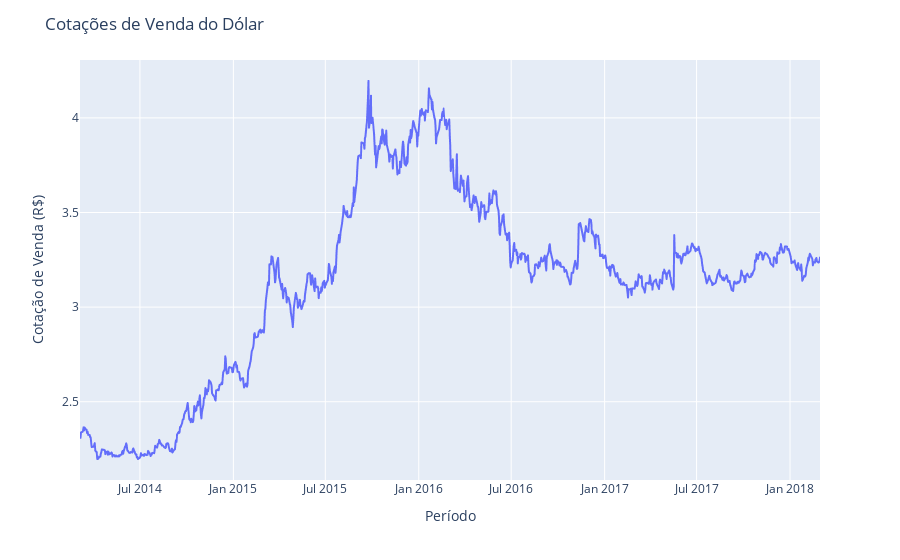

Here is the notebook cell this chart was saved with:
### Code cell
fig = px.line(dados, y="cotacao")
fig.update_layout(xaxis_title="Período", yaxis_title="Cotação de Venda (R$)", 
                  title="Cotações de Venda do Dólar")
fig.show()

### Figure 1 — Plotly figure (JSON) as saved in the notebook; plotly's stock layout.template omitted (floating-point values rounded to 4 significant figures; data arrays with more than 128 entries replaced by an {"elided": "..."} marker saying what was removed)
{"data": [{"hovertemplate": "dia=%{x}<br>cotacao=%{y}<extra></extra>", "legendgroup": "", "line": {"color": "#636efa", "dash": "solid"}, "mode": "lines", "name": "", "showlegend": false, "type": "scattergl", "x": {"elided": "1002 str values"}, "xaxis": "x", "y": {"elided": "1002 float values"}, "yaxis": "y"}], "layout": {"legend": {"tracegroupgap": 0}, "margin": {"t": 60}, "title": {"text": "Cotações de Venda do Dólar"}, "xaxis": {"anchor": "y", "domain": [0, 1], "title": {"text": "Período"}}, "yaxis": {"anchor": "x", "domain": [0, 1], "title": {"text": "Cotação de Venda (R$)"}}}}
